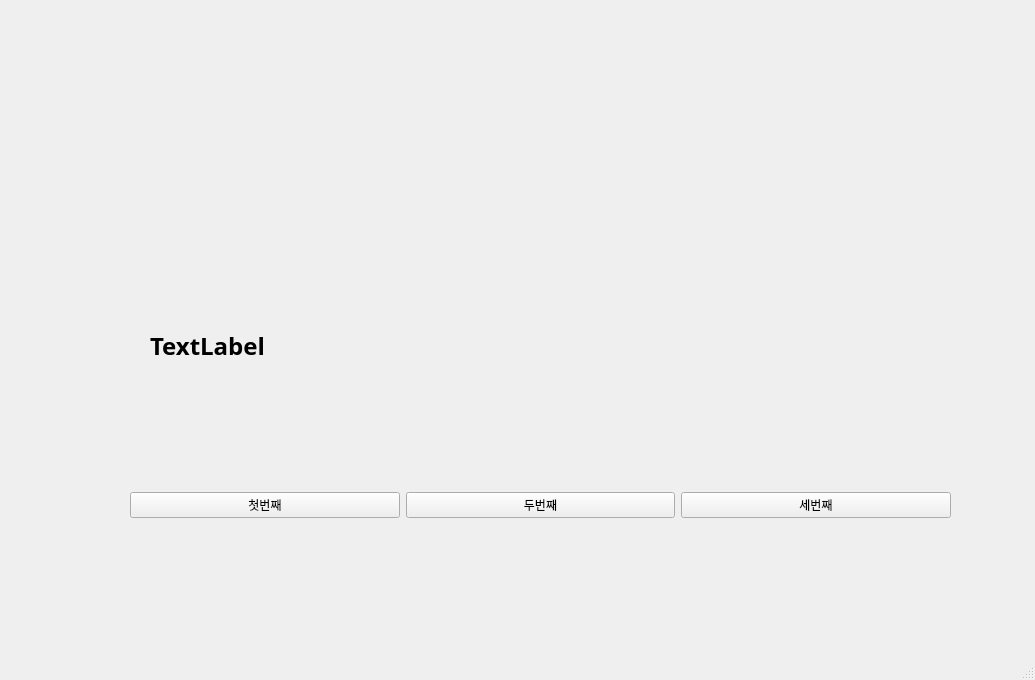
<?xml version="1.0" encoding="UTF-8"?>
<ui version="4.0">
 <class>MainWindow</class>
 <widget class="QMainWindow" name="MainWindow">
  <property name="geometry">
   <rect>
    <x>0</x>
    <y>0</y>
    <width>1035</width>
    <height>680</height>
   </rect>
  </property>
  <property name="windowTitle">
   <string>MainWindow</string>
  </property>
  <widget class="QWidget" name="centralwidget">
   <widget class="QWidget" name="horizontalLayoutWidget">
    <property name="geometry">
     <rect>
      <x>130</x>
      <y>410</y>
      <width>821</width>
      <height>191</height>
     </rect>
    </property>
    <layout class="QHBoxLayout" name="horizontalLayout">
     <item>
      <widget class="QPushButton" name="pushButton">
       <property name="text">
        <string>첫번째</string>
       </property>
      </widget>
     </item>
     <item>
      <widget class="QPushButton" name="pushButton_2">
       <property name="text">
        <string>두번째</string>
       </property>
      </widget>
     </item>
     <item>
      <widget class="QPushButton" name="pushButton_3">
       <property name="text">
        <string>세번째</string>
       </property>
      </widget>
     </item>
    </layout>
   </widget>
   <widget class="QLabel" name="label_2">
    <property name="geometry">
     <rect>
      <x>150</x>
      <y>310</y>
      <width>811</width>
      <height>71</height>
     </rect>
    </property>
    <property name="font">
     <font>
      <family>맑은 고딕</family>
      <pointsize>18</pointsize>
      <weight>75</weight>
      <bold>true</bold>
     </font>
    </property>
    <property name="text">
     <string>TextLabel</string>
    </property>
   </widget>
  </widget>
  <widget class="QMenuBar" name="menubar">
   <property name="geometry">
    <rect>
     <x>0</x>
     <y>0</y>
     <width>1035</width>
     <height>26</height>
    </rect>
   </property>
  </widget>
  <widget class="QStatusBar" name="statusbar"/>
 </widget>
 <resources/>
 <connections/>
</ui>
